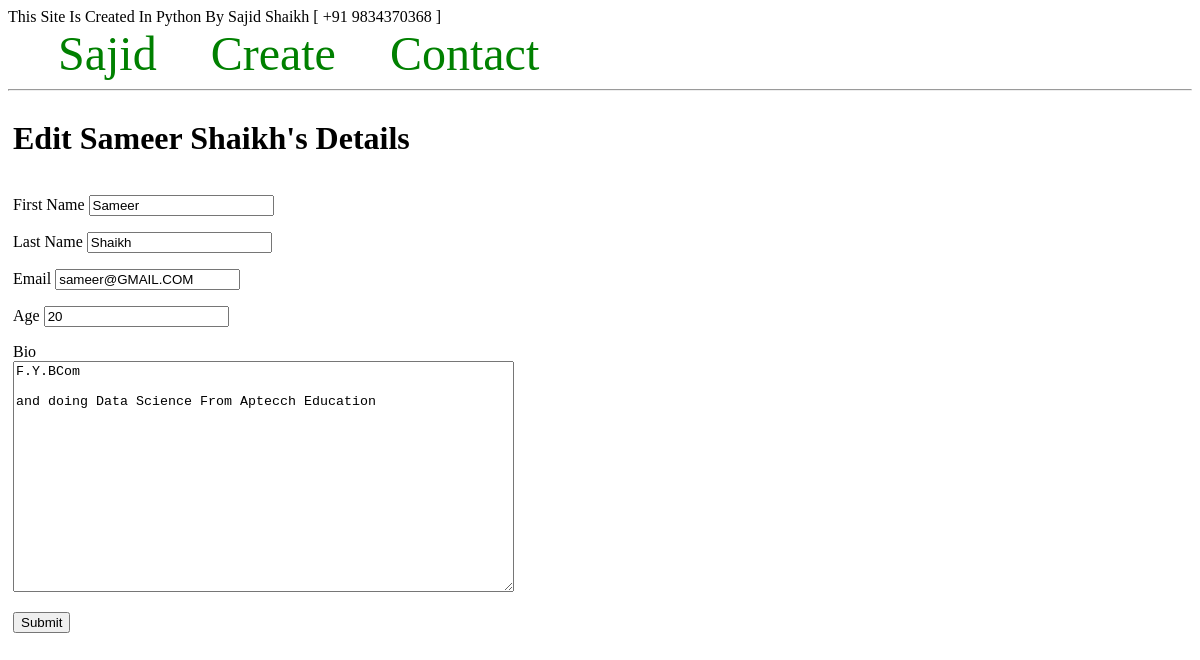
Page /1/edit/ on the committed database.
### app.py (models this page shows, shortened)
class Student(db.Model):
    id = db.Column(db.Integer, primary_key=True)
    firstname = db.Column(db.String(100), nullable=False)
    lastname = db.Column(db.String(100), nullable=False)
    email = db.Column(db.String(80), unique=True, nullable=False)
    age = db.Column(db.Integer)
    created_at = db.Column(db.DateTime(timezone=True),server_default=func.now())
    bio = db.Column(db.Text)

### app.py (the view, shortened to what this page needs)
@app.route('/<int:student_id>/edit/', methods=('GET', 'POST'))
def edit(student_id):
    student = Student.query.get_or_404(student_id)
    return render_template('edit.html', student=student)

### templates/edit.html (shortened to what this page needs)
{% extends 'base.html' %}
{% block content %}
    <h1 style="width: 100%">
        {% block title %} Edit {{ student.firstname }}
                               {{ student.lastname }}'s Details
        {% endblock %}
    </h1>
    <form method="post">
        <p>
            <label for="firstname">First Name</label>
            <input type="text" name="firstname"
                   value={{ student.firstname }}
                   placeholder="First name">
        </p>
        <p>
            <label for="lastname">Last Name</label>
            <input type="text" name="lastname"
                   value={{ student.lastname }}
                   placeholder="Last name">
        </p>
        <p>
            <label for="email">Email</label>
            <input type="email" name="email"
                   value={{ student.email }}
                   placeholder="Student email">
        </p>
        <p>
            <label for="age">Age</label>
            <input type="number" name="age"
                   value={{ student.age }}
                   placeholder="Age">
        </p>
        <p>
        <label for="bio">Bio</label>
        <br>
        <textarea name="bio"
                  placeholder="Bio"
                  rows="15"
                  cols="60"
                  >{{ student.bio }}</textarea>
        </p>
        <p>
            <button type="submit">Submit</button>
        </p>
    </form>
{% endblock %}

### rows in the picture
Student: firstname "Sameer", lastname "Shaikh", email "sameer@GMAIL.COM", age "20", bio "F.Y.BCom and doing Data Science From Aptecch Education"
